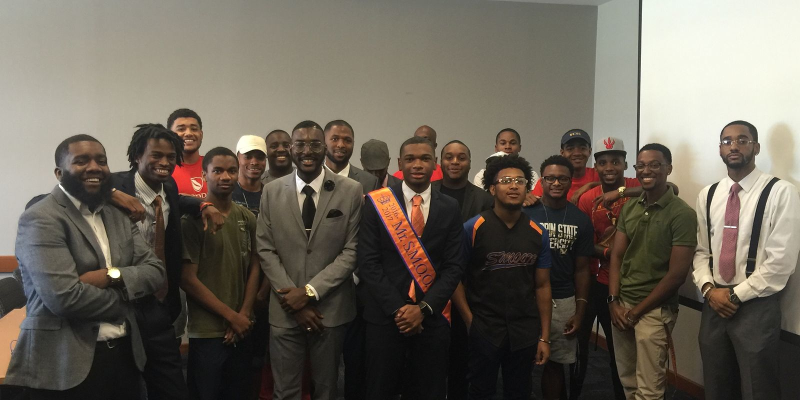
#> input picture smooth2009/site/images/about-members.jpg, 1600 x 800 px, given in place of group-msu.jpg, which was not available (shown at 1/2 size)
$ python photos.py
#> lines starting #> are read from the running program, lines starting #| are printed output that depends on the picture
from PIL import Image, ImageOps, ImageEnhance
# Run from the smooth2009 folder. Originals go in assets/src/ (not in the repo; ask for them).
S='assets/src/'; O='site/images/'
# (src, dst, box(x0,y0,w,h) in source px, out size)
jobs=[
 ('group-msu.jpg','section-msu.jpg',(152,0,2272,1932),(1200,1020)),
 ('group-csu.jpg','section-csu.jpg',(0,0,1242,1056),(1200,1020)),
 ('tu-group-formal.jpg','section-tu.jpg',(175,110,963,819),(1200,1020)),
 ('group-tu.jpg','gallery-tu-jerseys.jpg',(212,0,818,1091),(900,1200)),
 ('tu-rooftop.jpg','gallery-tu-rooftop.jpg',(0,0,1149,1532),(900,1200)),
 ('tu-hug.jpg','program-rules.jpg',(220,0,955,1400),(900,1320)),
 ('tu-flag.jpg','program-service.jpg',(256,0,928,1360),(900,1320)),
 ('grad-csu.jpg','program-leadership.jpg',(0,0,1042,1528),(900,1320)),
 ('grad-msu.jpg','donate.jpg',(0,120,1242,532),(2100,900)),
 ('msu-holmes.jpg','hero.jpg',(0,500,1320,660),(2400,1200)),
 ('msu-pumpkins.jpg','program-jrsmooth.jpg',(330,0,669,981),(900,1320)),
 ('msu-court.jpg','program-smoothweek.jpg',(6,0,885,1298),(900,1320)),
 ('msu-stairs.jpg','gallery-stairs.jpg',(192,230,935,1247),(900,1200)),
 ('msu-certificates.jpg','gallery-certificates.jpg',(155,0,649,865),(900,1200)),
 ('msu-stadium.jpg','gallery-stadium.jpg',(360,0,614,818),(900,1200)),
 ('group-msu.jpg','gallery-officers.jpg',(560,0,1449,1932),(900,1200)),
]
for src,dst,(x,y,w,h),size in jobs:
    im=ImageOps.exif_transpose(Image.open(S+src)).convert('RGB').crop((x,y,x+w,y+h))
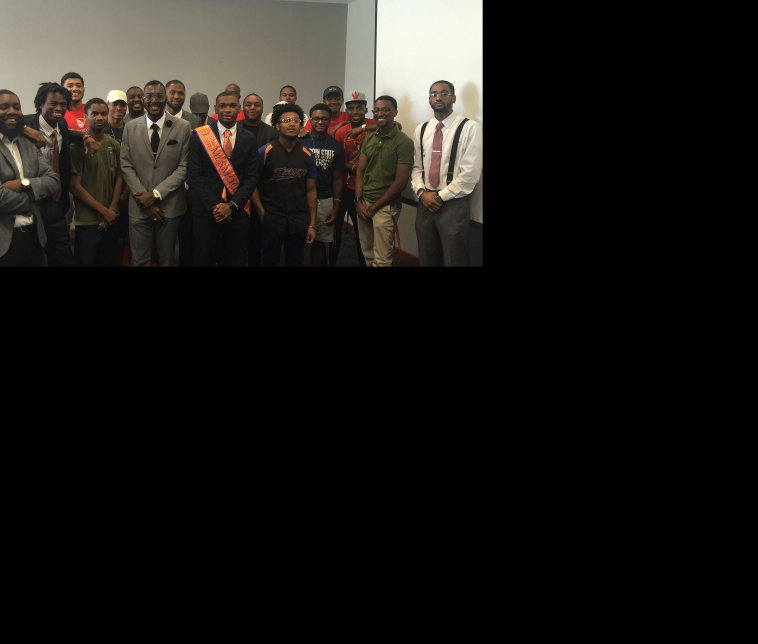
#> im: PIL image 2272x1932 RGB (shown at 1/3 size); mean R, G, B 26.9, 24.9, 22
    im=ImageEnhance.Contrast(im).enhance(1.04)
    im.resize(size,Image.LANCZOS).save(O+dst,quality=86,optimize=True,progressive=True)
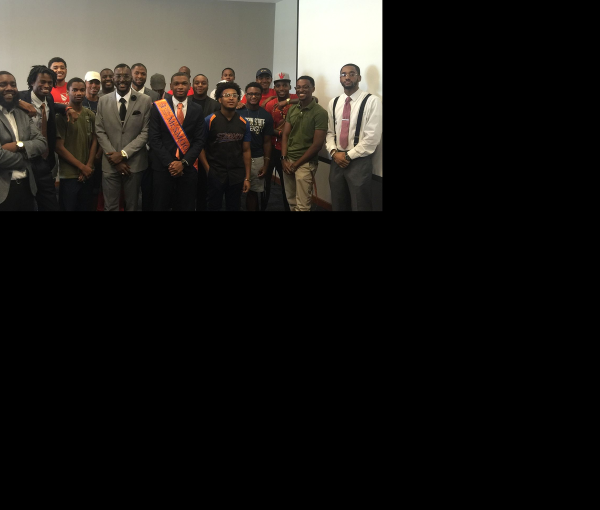
#> saved as section-msu.jpg: PIL image 1200x1020 RGB (shown at 1/2 size); mean R, G, B 27.6, 25.5, 22.5
    print(dst,size)
#> pass 2 of the loop `for src,dst,(x,y,w,h),size in jobs:`:
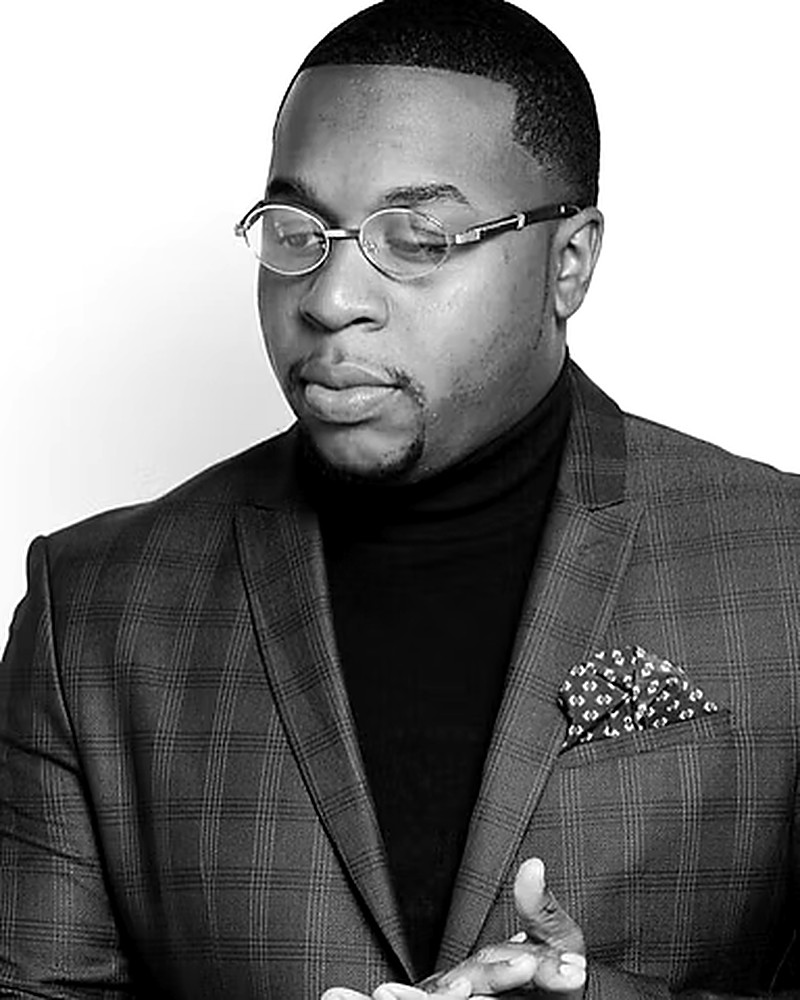
#> input picture smooth2009/site/images/founder-flowers.jpg, 800 x 1000 px, given in place of group-csu.jpg, which was not available
#> `im=ImageOps.exif_transpose(Image.open(S+src)).convert('RGB').crop((x,y..`:
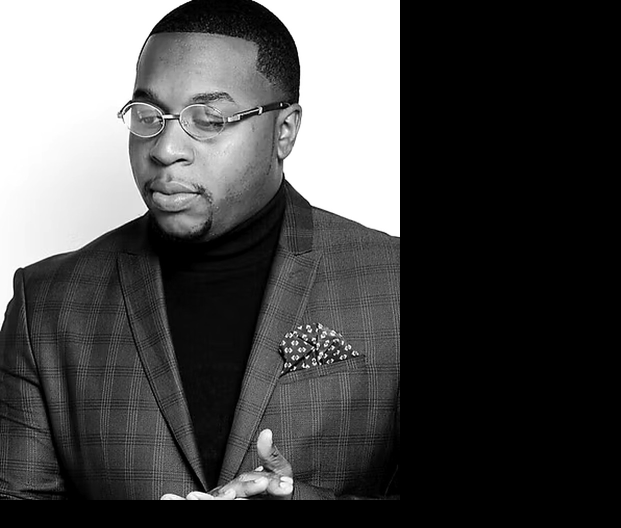
#> im: PIL image 1242x1056 RGB (shown at 1/2 size); min 0, max 255, mean 74.3
#> (the run stopped early here; a loop or call above may not have finished)
